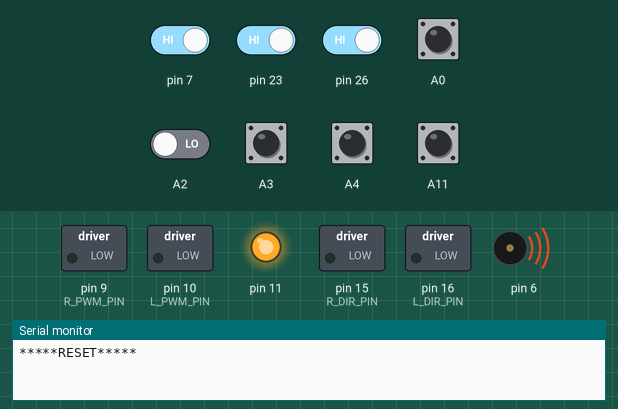
Simulated run of this sketch. Board: Arduino Mega 2560, built with avr-gcc and run on an emulated ATmega2560. Shown: switched loads named in the sketch (green lamp = pin HIGH), output pins drawn as LEDs (lit = HIGH), buzzer (waves = sounding), the last lines printed to the serial monitor. The inputs (shaded band) are chosen by the test bench; at power-on: pin 7, pin 23, pin 26 HIGH, A0, A2–4, A11 LOW.

Above: at 1.05 s.
At 3.2 s:
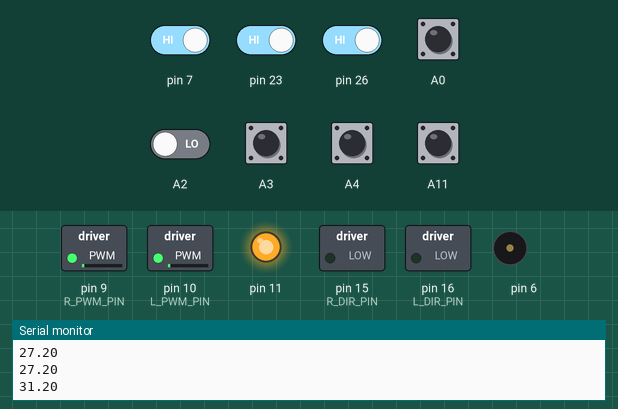
3.3 s: A0 pulled HIGH for 0.15 s
At 7.3 s:
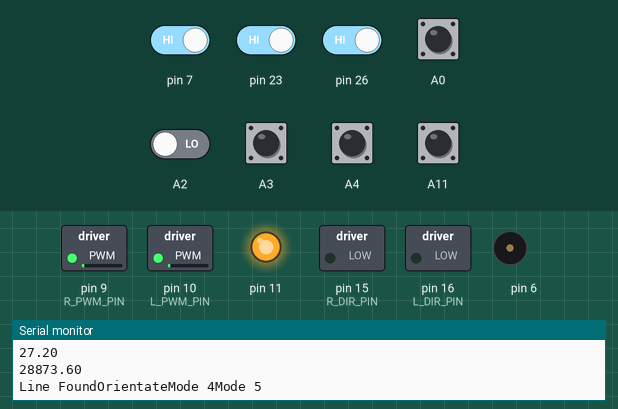
9.4 s: A2 driven LOW
Timing chart, 0 to 12.4 s (numbered marks = the images above; inputs shaded):
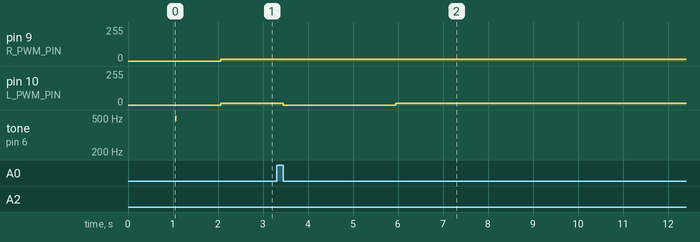

Measured:
- after the input at 3.3 s, pin 9 (R_PWM_PIN): 13/255 → 14/255 after 0.15 s; pin 10 (L_PWM_PIN): 14/255 → 0/255 after 0.15 s

The sketch:

LineFollower.ino
```cpp
#include "LineSensor.h"
#include "motors.h"
#include "encoders.h"

#define linesensor_update_time 300
#define motor_update 100
//#define lost_timer 2500

LineSensor Sensors;
Motors Motors;


//void setMotorPower( float left_pwm, float right_pwm );
//void getError();
void lineFollowing(float);
void findLine(unsigned long);


//Encoder Global Variables
int oldLeftCount = 0; // initialise to origin on startup
int oldRightCount = 0;
float distancePerCount = 0.00028;      // distance per count in metres (~ wheel circumference / counts per revolution)
float leftDistanceFromOrigin = 0.0;
float rightDistanceFromOrigin = 0.0;
float wheelDistanceFromOrigin = 0.0425;     // Half the wheel seperation (m)
float XMagnitude = 0.0;
float YMagnitude = 0.0;
float totalAngle = 0;
float turnAngle = 0;        // Variable initialised to zero for the general solution 180 deg turn

void kinematics();

// Frequency variables
unsigned long linesensor_ts = 0;
unsigned long motor_ts = 0;

float forward_pwm = 14.00;
float lossThreshold = ((Sensors.ls_reading[0] + Sensors.ls_reading[1] + Sensors.ls_reading[2] + Sensors.ls_reading[3] + Sensors.ls_reading[4]) / 5 );        //As it starts on white this will be the value for off the line

// Switch case
int mode = 1;       // controls the operation of the system with a switch case

// gap variables
bool gapPassed = false;    // whether the middle gap has been passed
bool gap = true;          // Will the next loss of line be the middle gap   <-----------CHANGE BACK TO FALSE
bool end = false;          // Will be changed to true when the previous two are true. When this is true and the line has been lost return to start will be initiated.


void setup() {

  Sensors.initialise();
  Motors.initialise();
  // Setup encoders when the robot is
  // powered on.
  setupEncoder0();
  setupEncoder1();
  mode = 2;                 //next step on switch statement

}

void loop() {

  unsigned long current_ts = millis();
  unsigned long start_time = micros();
  unsigned long elapsed_time_ls = current_ts - linesensor_ts;
  unsigned long elapsed_time_motor = current_ts - motor_ts;

  unsigned long timer = millis();
  if (timer >= 18000){
    gap = true;           // If more than 18 seconds have passed the next gap will be the centre gap (for the general solution)
  }

  if (gap == true || gapPassed == true){
    end == true;
  }

  Serial.print("gap: ");
  Serial.print(gap);
  Serial.print("\n");

  Serial.print("gapPassed: ");
  Serial.print(gapPassed);
  Serial.print("\n");

  Serial.print("end: ");
  Serial.print(end);
  Serial.print("\n");

///////////////////////////////////////////////////////////////////////////////////////////////////////////////////////////
//----------------------------------ENCODER CODE --- TO BE PUT INTO A CLASS!!!------------------------------------------//
//////////////////////////////////////////////////////////////////////////////////////////////////////////////////////////
// Left Wheel Distance
  int currentLeftCount = count_eLeft;                                                   // Variable to store current left wheen count
  int changeLeftCount = currentLeftCount - oldLeftCount;                                // Variable to store the change in left wheel count
  oldLeftCount = currentLeftCount;                                                      // Old left wheen count gets set to current count for the next iteration
  float changeLeftDistance = distancePerCount * changeLeftCount;                        // Change in left wheel distance is calculated from Distance per count (0.28mm) * Change in encode counts
  leftDistanceFromOrigin += changeLeftDistance;                                         // Left wheel distance from origin = old distance + change in distance


//Right Wheel Distance
  int currentRightCount = count_eRight;                                                 // Variable to store current count
  int changeRightCount = currentRightCount - oldRightCount;                             // Variable to store the change in count
  oldRightCount = currentRightCount;                                                    // old count gets reset to the current count for the next iteration
  float changeRightDistance = distancePerCount * changeRightCount;                      // Change in right wheel distance is calculated from Distance per count (0.28mm) * Change in encode counts
  rightDistanceFromOrigin += changeRightDistance;                                       // Right wheel distance from origin = old distance + change in distance

  float ChangeInDistance = (changeLeftDistance + changeRightDistance) / 2;              // The average change from both wheel since last loop
  float DistanceFromOrigin = (leftDistanceFromOrigin + rightDistanceFromOrigin) / 2;  // The total distance from the origin as an average of both wheel

  // Theta R Component (angle)
  // angle = difference in changeInDistance / 2 * length (Initially assuming this means length from the centre of robot)
  float angleChange = changeLeftDistance / (2 * wheelDistanceFromOrigin) - changeRightDistance / (2 * wheelDistanceFromOrigin);           // Angle = the average of the changes in left and right distance
  //Serial.print("AngleChange: ");
  //Serial.print(angleChange * (180/3.142));                    // Displays in degrees for ease of reading
  //Serial.print("\n");
  totalAngle += angleChange;

  float angleFromOrigin = leftDistanceFromOrigin / (2 * wheelDistanceFromOrigin) - rightDistanceFromOrigin / (2 * wheelDistanceFromOrigin);        // A total reading of angle form the origin
  Serial.print("AngleFromChange:  ");
  Serial.print(angleFromOrigin* (180/3.142));
  Serial.print("  | ");
  Serial.print("totalAngle:  ");
  Serial.print(totalAngle * (180/3.14159265));

  XMagnitude = XMagnitude + (ChangeInDistance*cos(angleFromOrigin));
  YMagnitude = YMagnitude + (ChangeInDistance*sin(angleFromOrigin));

  // Serial.print("X Position: ");
  // Serial.print(XMagnitude);
  // Serial.print("  | ");
  // Serial.print("Y Position: ");
  // Serial.print(YMagnitude);
  // Serial.print("\n");


///////////////////////////////////////////////////////////////////////////////////////////////////////////////////////////////
//------------------------------------------END OF ENCODER CODE ------------------------------------------------------------///
///////////////////////////////////////////////////////////////////////////////////////////////////////////////////////////////

switch (mode) {
  case 1:   // Initial state
    break;
  case 2:   // Drive forwards to find line
      Motors.setMotorPower(14, 13);             // Initial pwm when looking for line
      Sensors.findLine();                       // Function to drive forwards in search of the line
      mode = 3;                                 // Switch to mode 3 - Orientate
  case 3:   // Orientate
      Serial.print("Orientate");
      Motors.setMotorPower(0,14);             // Turns right to initially orientate with the line
      delay(2500);                            // Small 1 second delay to allow enough time for to orientate
      if (abs(Sensors.e_line > 0.1)) {
        lineFollowing(10);                    // starts off slowely to finish orientating
        }
      else {
        mode = 4;                             // Swith to mode for - Follow Line
      }
  case 4:   // Follow Line
      Serial.print("Mode 4");
      if (elapsed_time_ls > linesensor_update_time) {  // Code block that regulates the frequency of the light sensor read.
        Sensors.chargeCapacitors();                    // Charges the capacitors
        Sensors.parallelSensorRead();                  // Reads the sensors
        linesensor_ts = millis();                      // Sets linesensor_ts to current time since program start
      }

      // Normal Line following operation
      if (elapsed_time_motor > motor_update) {          // Non-Blocking Delay
        lineFollowing(14);                              // more time has passed than the time seperation continue line following with a specified forward speed
        motor_ts = millis();                            // time-stamp reset
      }

      if (((Sensors.ls_reading[0] + Sensors.ls_reading[1] + Sensors.ls_reading[2] + Sensors.ls_reading[3] + Sensors.ls_reading[4]) / 5 ) < lossThreshold){          // If mean sensor value is less than line threshold
          // LINE LOST
          Serial.print("Line Lost\n");
          //mode = 5;                                     // Line has been lost so update mode and go to line lost case
      }
  case 5:   // Line Lost
        Serial.print("Mode 5\n");
        if (end == false){               // if not at the end
          if (gap == false){             // and the next loss will not be the gap
            //turn 180 degrees and carry on line following (for the general solution)
          while ((turnAngle * (180/3.142)) < 180 ){ // While angle is less than 180 degrees - keep turning.
            Serial.print("Turn Angle: ");
            Serial.print(turnAngle);
            delay(10);
            Serial.print("\n");
            //Motors.setMotorPower(-13,13);
          }
            if ((turnAngle * (180/3.14159265))  >= 170 ){        // Once the angle is near enough to 180, change back to mode 4 - line following
             mode = 4;
            }
          }
          else if (gap == true) {     // This will be the centre gap
          delay(2000);                // drive forward for enough time to rejoin the line.
          gapPassed = true;           // Flag to show the middle gap has passed
          mode = 4;                   // carry on normal operation
          }
        }
        else if (end == true) {
        // Return to start
        Motors.setMotorPower(0, 0);     // stop the motors
        mode = 6;                       // initiate the next mode - return to start (6)
        }
  case 6: ;  // Return To Start
}


}  // end of main loop()


void lineFollowing(float forward_pwm) {

float e_line, w_right, w_left;

//  Serial.print(Sensors.ls_error());
//  Serial.print("\n");
//  Serial.print(Sensors.w_left);
//  Serial.print(" <----- Left \n");
//
//  Serial.print(Sensors.w_right);
//  Serial.print(" <----- Right \n");
//
//  Serial.print(Sensors.e_line);
//  Serial.print(" <----- Error \n");


  float turn_pwm, max_pwm, left, right, neg_turn_pwm;//, forward_pwm;
  max_pwm = 20;  //
  //forward_pwm = 13;
  turn_pwm = Sensors.e_line * max_pwm;  // Turn PWM = error * maximum pwm to be increased outside wheel of a corner
  neg_turn_pwm = -turn_pwm / 2;         // Negative turn PWM to be applied to the inside wheel of a corner

  left = forward_pwm - turn_pwm;
  right = forward_pwm + turn_pwm;

//  Serial.print("Left PWM: ");
//  Serial.print(left);
//  Serial.print("\n");
//
//  Serial.print("Right PWM: ");
//  Serial.print(right);
//  Serial.print("\n");

  if (abs(Sensors.e_line)> 0.25 ){
    //Serial.print("RightAngle");
    //Serial.print("here\n");
    if (Sensors.e_line < 0 ){            // If error is negative and line is on the right of the robot
      Motors.setMotorPower( left, 0 );                    // Right PWM = 0, Left PWM = forward + correction turn pwm
    }
    else if (Sensors.e_line > 0){       // If e_line is positive and line is on the left
      Motors.setMotorPower( 0, right );             // Left PWM = 0, Right PWM = forward + correction turn pwm
    }
  }

  else {
    if (Sensors.e_line < 0 || abs(Sensors.e_line > 0.1 )){            // If e_line is negative and |e_line| is greater than 0.2
      Motors.setMotorPower( left, (forward_pwm - neg_turn_pwm) );                    // Right PWM = Normal forward speed, Left PWM = forward + correction turn pwm
    }
    else if (Sensors.e_line > 0 || abs(Sensors.e_line > 0.1 )){       // If e_line is positive and |e_line| is greater than 0.2
      Motors.setMotorPower( (forward_pwm - neg_turn_pwm), right );                   // Left PWM = Normal forward speed, Right PWM = forward + correction turn pwm
    }
    else {
      Motors.setMotorPower(left, right);        // e_line is less than |0.1| -- no correction is required at the moment.
    }
  }

}


// A functin to determine the return angle and magnitude when the course has been finished.

void kinematics(){


  float magnitude = sqrt((XMagnitude*XMagnitude) + (YMagnitude*YMagnitude));           // to determine the magnitude of the hypotenuse
  float returnAngle = atan(XMagnitude / YMagnitude)* (180/3.142);                      // the angle from the end point to the origin
  Serial.print("\nMagnitude: ");
  Serial.print(magnitude);
  Serial.print("\n");
  Serial.print("returnAngle: ");
  Serial.print(returnAngle);
  Serial.print("\n");


}
```

motors.h
```cpp
#ifndef _motors_H_
#define _motors_H_

# define L_PWM_PIN 10
# define L_DIR_PIN 16
# define R_PWM_PIN 9
# define R_DIR_PIN 15

# define FWD LOW
# define REV HIGH

class Motors {
  public:

  //constructor
  Motors(){};

  void initialise(){

  pinMode(L_PWM_PIN, OUTPUT);
  pinMode(L_DIR_PIN, OUTPUT);
  pinMode(R_PWM_PIN, OUTPUT);
  pinMode(R_DIR_PIN, OUTPUT);

  //analogWrite(L_PWM_PIN, LOW);
  //analogWrite(R_PWM_PIN, LOW);


  Serial.begin(9600);
  delay(1000);
  Serial.println("*****RESET*****");

  }

  void testSequence(){
    for (int i = -100; i <= 100; i++){
    setMotorPower(i, i);
    delay(100);
  }
  }

  void setMotorPower(float left_pwm, float right_pwm){
  if (left_pwm <= -50) {left_pwm = -50;}
  if (left_pwm >= 50) {left_pwm = 50;}
  if (right_pwm <= -50) {right_pwm = -50;}
  if (right_pwm >= 50) {right_pwm = 50;}


  if (right_pwm >= 0)
  {
  // Right motor is rotating in FORWARD
  digitalWrite(R_DIR_PIN, FWD);
  analogWrite( R_PWM_PIN, right_pwm );
  }
  else {
  // Right motor is rotating in REVERSE
  digitalWrite(R_DIR_PIN, REV);
  analogWrite( R_PWM_PIN, abs(right_pwm) );
  }

  if (left_pwm >= 0) {
    // Left motor is rotating in FORWARD'
    digitalWrite(L_DIR_PIN, FWD);
    analogWrite( L_PWM_PIN, left_pwm );
  }
  else {
  // Left motor is rotating in REVERSE
  digitalWrite(L_DIR_PIN, REV);
  analogWrite( L_PWM_PIN, abs(left_pwm) );
  }
  }
};

#endif
```

Source omitted: LineSensor.h (7166 bytes), encoders.h (10526 bytes)
